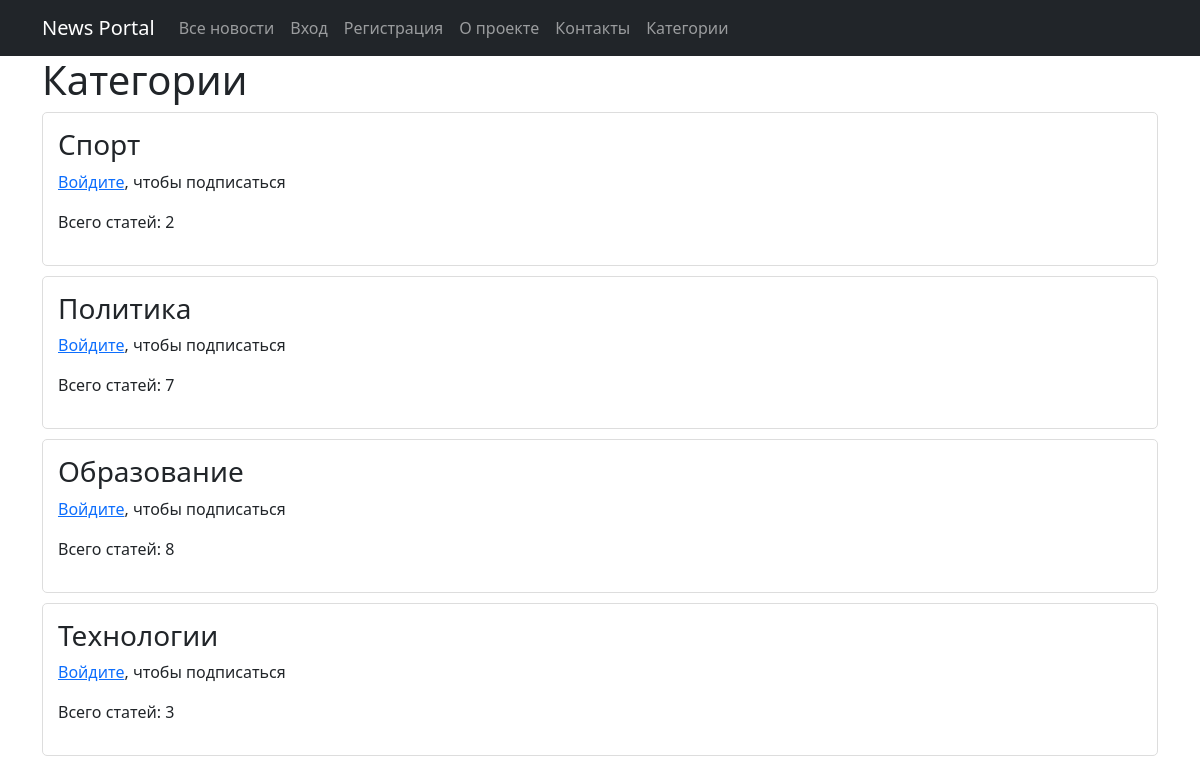
The app's page /news/categories/ with its own data.
### news/models.py (models this page shows, shortened)
class Category(models.Model):
    name = models.CharField(max_length=100, unique=True)
    subscribers = models.ManyToManyField(
        User,
        related_name='subscribed_categories',
        blank=True
    )

### news/views.py (the view)
# urls.py: path('categories/', CategoryListView.as_view(), name='category_list'),
class CategoryListView(ListView):
    model = Category
    template_name = 'category_list.html'
    context_object_name = 'categories'
    def get_context_data(self, **kwargs):
        context = super().get_context_data(**kwargs)
        user = self.request.user
        for category in context['categories']:
            category.user_is_subscribed = user in category.subscribers.all() if user.is_authenticated else False
        return context

### templates/category_list.html
{% extends "flatpages/default.html" %}
{% block content %}
    <h1>Категории</h1>
    <div class="categories">
        {% for category in categories %}
            <div class="category-item" style="border: 1px solid #ddd; padding: 15px; margin-bottom: 10px; border-radius: 5px;">
                <h3>{{ category.name }}</h3>
                {% if user.is_authenticated %}
                    {% if category.user_is_subscribed %}
                        <p>
                            <span style="color: green;">✓ Вы подписаны</span>
                            <a href="{% url 'unsubscribe' category.id %}" class="btn btn-warning btn-sm">Отписаться</a>
                        </p>
                    {% else %}
                        <p>
                            <a href="{% url 'subscribe' category.id %}" class="btn btn-success btn-sm">Подписаться на новости</a>
                        </p>
                    {% endif %}
                {% else %}
                    <p><a href="{% url 'account_login' %}">Войдите</a>, чтобы подписаться</p>
                {% endif %}
                <p>Всего статей: {{ category.post_set.count }}</p>
            </div>
        {% endfor %}
    </div>
{% endblock %}

### records on screen
Category: name "Спорт", post_set.count "2"
Category: name "Политика", post_set.count "7"
Category: name "Образование", post_set.count "8"
Category: name "Технологии", post_set.count "3"
